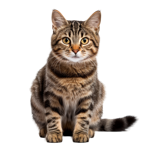
#> input picture thumbs/cat.png, 150 x 150 px, found by its file name; the run also reads 2 pictures not shown here
$ python multi-process-example.py
#> lines starting #> are read from the running program, lines starting #| are printed output that depends on the picture
from concurrent.futures import ProcessPoolExecutor
from multiprocessing import Process
import os
from time import perf_counter
from PIL import Image, ImageFilter

filenames = [
    "images/cat.png",
    "images/kitten.png",
    "images/cat1.png",
    "images/kitten1.png",
]

def thumbnail(filename: str, size=(150,150), thumb_dir="thumbs"):
    # Open the image
#> called with filename = 'images/cat.png', size = (150, 150), thumb_dir = 'thumbs'
    img = Image.open(filename)
#> img is the input picture: PIL image 150x150 RGBA; mean R, G, B, A 44.1, 35.6, 29.4, 88.3
    # Apply the gaussian blur filter
    img = img.filter(ImageFilter.GaussianBlur)
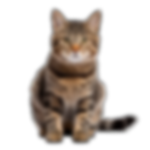
#> img: PIL image 150x150 RGBA; mean R, G, B, A 44.1, 35.6, 29.4, 88.3; transparent parts drawn white
    # create a thumbnail
    img.thumbnail(size)
    # Save the image
    img.save(f"{thumb_dir}/{os.path.basename(filename)}")
    # Display a message
    print(f"{filename=} was processed...")

if __name__ == "__main__":
    start = perf_counter()

    # Create processes
    processes = [Process(target=thumbnail, args=[filename]) for filename in filenames]
    # Start the processes
    [p.start() for p in processes]
#> call 2 of thumbnail, with filename = 'images/kitten.png', size = (150, 150), thumb_dir = 'thumbs'
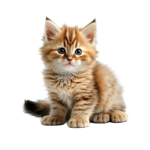
#> input picture thumbs/kitten.png, 150 x 150 px, found by its file name
#> in thumbnail, img is the input picture: PIL image 150x150 RGBA; mean R, G, B, A 56.8, 47.3, 37.1, 80.3
#> in thumbnail (call 2), `img = img.filter(ImageFilter.GaussianBlur)`:
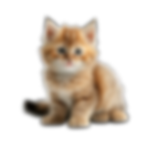
#> img: PIL image 150x150 RGBA; mean R, G, B, A 56.8, 47.3, 37.1, 80.3; transparent parts drawn white
    # Wait for completion
    [p.join() for p in processes]

    with ProcessPoolExecutor() as executor:
        executor.map(thumbnail, filenames)

    # for name in filenames:
    #     thumbnail(name)
    end = perf_counter()

    print(f"Duration: {end-start:.2f}s")
